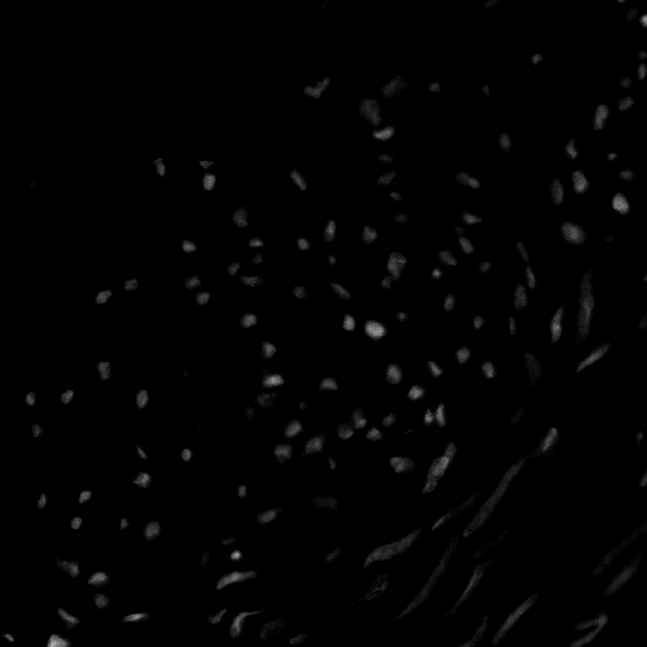
#> input picture Lab03 - Histogram Equalization/im_cells.png, 647 x 647 px
$ jupyter execute --allow-errors Lab03_hist.ipynb
#> lines starting #> are read from the running program, lines starting #| are printed output that depends on the picture
**Prática de Histogramas**

1)
- Produza a imagem ‘negativa’ do arquivo ‘im_cells.png’
- Com a imagem negativa, produza a imagem original novamente.
- Mostre lado a lado a imagem original e a negativa. Em qual deles os objetos presentes na imagem são melhor percebidos? Justifique.
- Aplique a imagem uma função logarítmica.

[cell 1]
import cv2
import matplotlib.pyplot as plt
import numpy as np
img = cv2.imread('im_cells.png', 0)
#> img is the input picture: shape (647, 647); min 0, max 188, mean 2.4

[cell 2]
plt.hist(img);
#> figure, not shown here; tallest bar 647 high, from x = 1.88 to 1.9; tallest bar 647 high, from x = 1.9 to 1.93; tallest bar 647 high, from x = 1.93 to 1.95

[cell 3]
plt.imshow(img, cmap='gray')

[cell 4]
n_img = np.max(img) - img
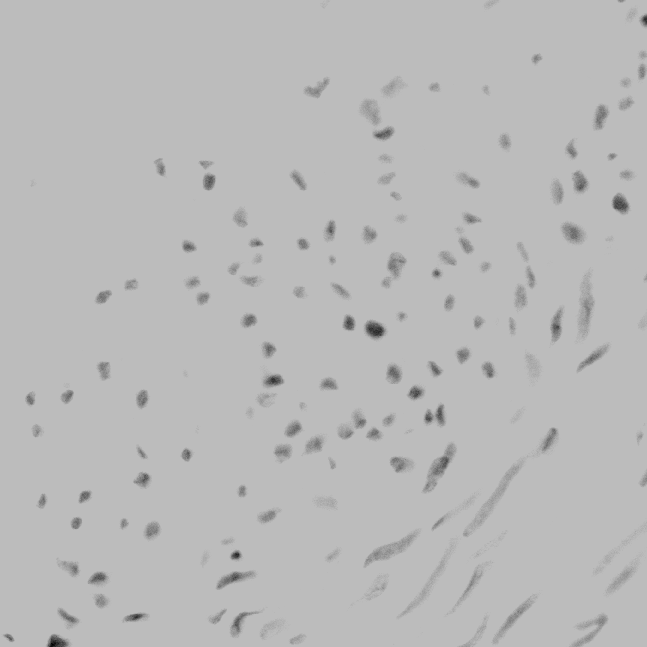
#> n_img: shape (647, 647); min 0, max 188, mean 185.6
plt.imshow(n_img, cmap='gray')

[cell 5]
plt.hist(n_img);
#> figure, not shown here; tallest bar 647 high, from x = 171.1 to 171.1; tallest bar 647 high, from x = 171.1 to 171.1; tallest bar 647 high, from x = 171.1 to 171.1

[cell 6]
n_img2 = np.max(n_img) - n_img
plt.imshow(n_img2, cmap='gray')

[cell 7]
plt.hist(n_img2);

[cell 8]
log_img = (np.log(img))
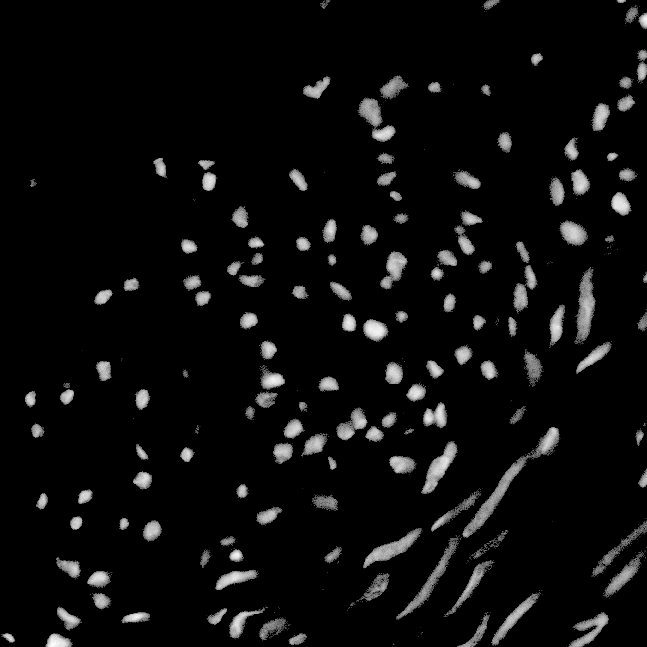
#> log_img: shape (647, 647) float16; 90.4% of the values are NaN or infinite; the others: min 0, max 5.24, mean 2.71; drawn with min black, max white, NaN and infinite black

[cell 9]
plt.imshow(log_img, cmap='gray')

[cell 10]
lista = []
for i in range(img.shape[0]):
    for j in range(img.shape[1]):
        lista.append(img[i][j])
#> after the loop, lista = 418609 items

[cell 11]
plt.plot(list(set(lista)), '-')
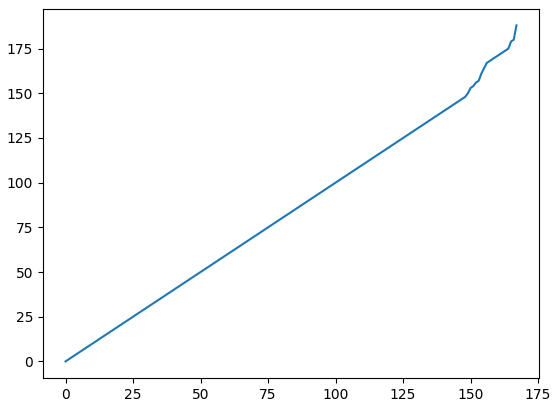
#> figure drawn by matplotlib, 1 panel; curve peaks at x = 167, y = 188

[cell 12]
lista2 = []
for i in range(log_img.shape[0]):
    for j in range(log_img.shape[1]):
        lista2.append(log_img[i][j])
#> after the loop, lista2 = 418609 items

[cell 13]
plt.plot(list(set(lista2)), '-')
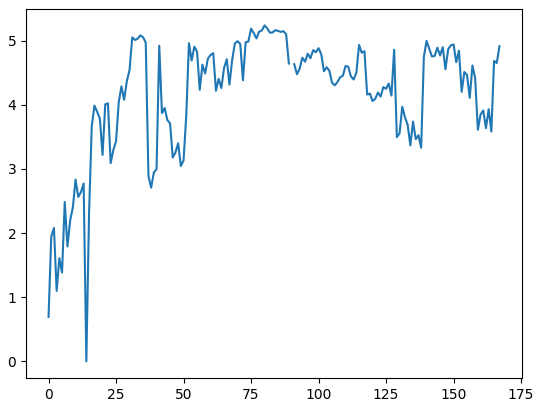
#> figure drawn by matplotlib, 1 panel

2)
- Abra a imagem 'pout.tif' e mostre seu histograma.
- Equalize a imagem anterior e mostre novamente seu histograma. Mostra a curva de transformação (consulte https://www.mathworks.com/help/images/histogram-equalization.html)
(procurar função OpenCV)

[cell 14]
pout = cv2.imread('pout.tif', 0)
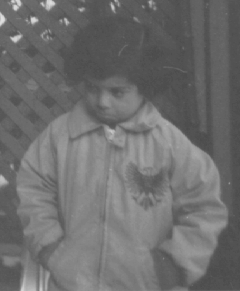
#> input picture Lab03 - Histogram Equalization/pout.tif, 240 x 291 px
#> pout is the input picture: shape (291, 240); min 74, max 224, mean 110.3
plt.imshow(pout, cmap='gray')

[cell 15]
plt.hist(pout);
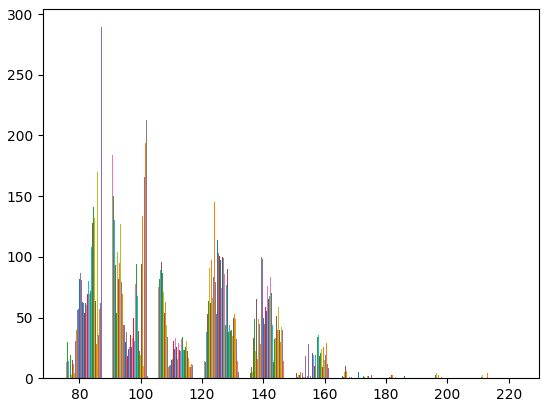
#> figure drawn by matplotlib, 1 panel; tallest bar 176 high, from x = 90.5 to 90.55; tallest bar 186 high, from x = 90.55 to 90.6; tallest bar 180 high, from x = 90.6 to 90.65

[cell 16]
equalized_image = cv2.equalizeHist(pout)
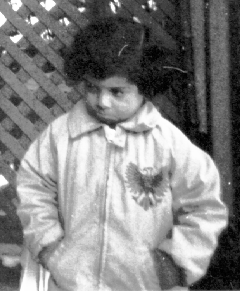
#> equalized_image: shape (291, 240); min 0, max 255, mean 130.4

[cell 17]
plt.hist(equalized_image);
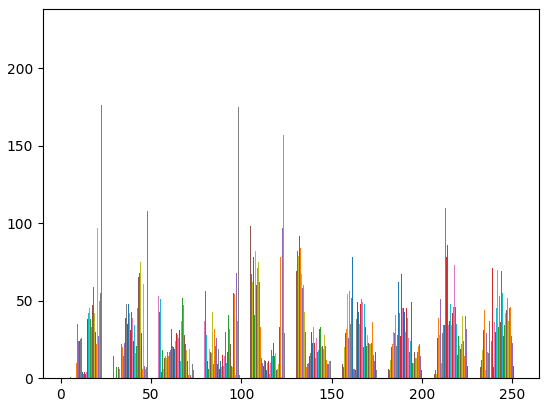
#> figure drawn by matplotlib, 1 panel; tallest bar 83 high, from x = 104.6 to 104.7; tallest bar 89 high, from x = 104.7 to 104.8

3) *Implemente* o algoritmo de equalização de histograma e aplique a imagem ‘imcells.png’. Use o mínimos de laços for - tente realizar operações diretas com matrizes e vetores do numpy
- Aplique o mesmo algortimo 2x na mesma imagem e compare os resultados

[cell 18]
import cv2
import matplotlib.pyplot as plt
import numpy as np

[cell 19]
imcells = cv2.imread('im_cells.png', 0)
#> (the rest of this cell did not finish here and is left out)

[cell 20]
plt.hist(imcells);

[cell 21]
def calculate_histogram(image, max_):
    # Cria uma lista de 0s
    histogram = [0] * (max_ + 1)

    # calcula o histograma da imagem interando sobre as linhas da imagem e atualizando a lista de zeros
    for row in image:
        for pixel_value in row:
            histogram[pixel_value] += 1

    return histogram

def calculate_cumulative_histogram(histogram, max_):
    # lista de 0s de comprimento max + 1
    cumulative_histogram = [0] * (max_ + 1)

    cumulative_sum = 0
    for i, frequency in enumerate(histogram):
        cumulative_sum += frequency
        cumulative_histogram[i] = cumulative_sum

    return cumulative_histogram

def histogram_equalization(image):
    max_ = np.max(image)
    height, width = image.shape

    # Calcula i histograma da imagem
    histogram = calculate_histogram(image, max_)

    # Calcula a cdf
    cumulative_histogram = calculate_cumulative_histogram(histogram, max_)

    total_pixels = height * width

    # Cria uma lista para mapear o histograma acumulado/total de imagens
    mapping_table = [0] * (max_ + 1)
    for i in range(max_ + 1):
        mapping_table[i] = int((cumulative_histogram[i] / total_pixels) * max_)

    # Cria uma copia e aplica o mapeamento
    equalized_image = image.copy()
    for i in range(height):
        for j in range(width):
            equalized_image[i, j] = mapping_table[image[i, j]]

    return equalized_image

[cell 22]
eq = histogram_equalization(imcells)
#> in histogram_equalization, `max_ = np.max(image)`: max_ = 188
#> in calculate_histogram, `histogram = [0] * (max_ + 1)`: histogram = 189 values from 0 to 0
#> after the loop in calculate_histogram, `for row in image:`: histogram = 189 values, max 378408 at index 0, min 0 at index 149, mean 2214.9
#> in calculate_cumulative_histogram, `cumulative_histogram = [0] * (max_ + 1)`: cumulative_histogram = 189 values from 0 to 0
#> the loop in calculate_cumulative_histogram, `for i, frequency in enumerate(histogram):` made 189 passes
#> (frequency, cumulative_sum) on passes 1 to 3: (378408, 378408), (1663, 380071), (1564, 381635)
#> after the loop in calculate_cumulative_histogram, `for i, frequency in enumerate(histogram):`: cumulative_histogram = 189 values from 378408 to 418609; cumulative_sum = 418609
#> in histogram_equalization, `cumulative_histogram = calculate_cumulative_histogram(histogram, max_)`: cumulative_histogram = 189 values from 378408 to 418609
#> in histogram_equalization, `mapping_table = [0] * (max_ + 1)`: mapping_table = 189 values from 0 to 0
#> after the loop in histogram_equalization, `for i in range(max_ + 1):`: mapping_table = 189 values from 169 to 188
#> after the loop in histogram_equalization, `for i in range(height):`:
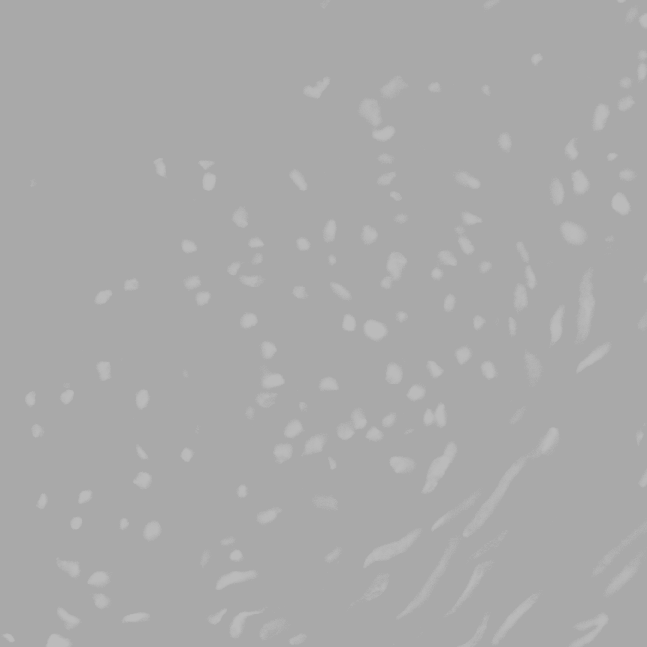
#> equalized_image: shape (647, 647); min 169, max 188, mean 169.9

[cell 23]
plt.hist(eq);
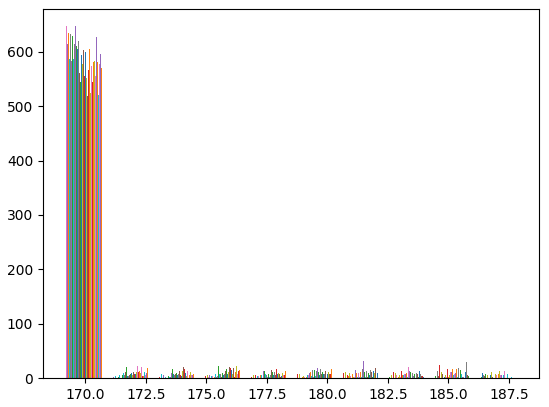
#> figure drawn by matplotlib, 1 panel; tallest bar 647 high, from x = 169.2 to 169.2; tallest bar 645 high, from x = 169.2 to 169.2; tallest bar 644 high, from x = 169.2 to 169.2
